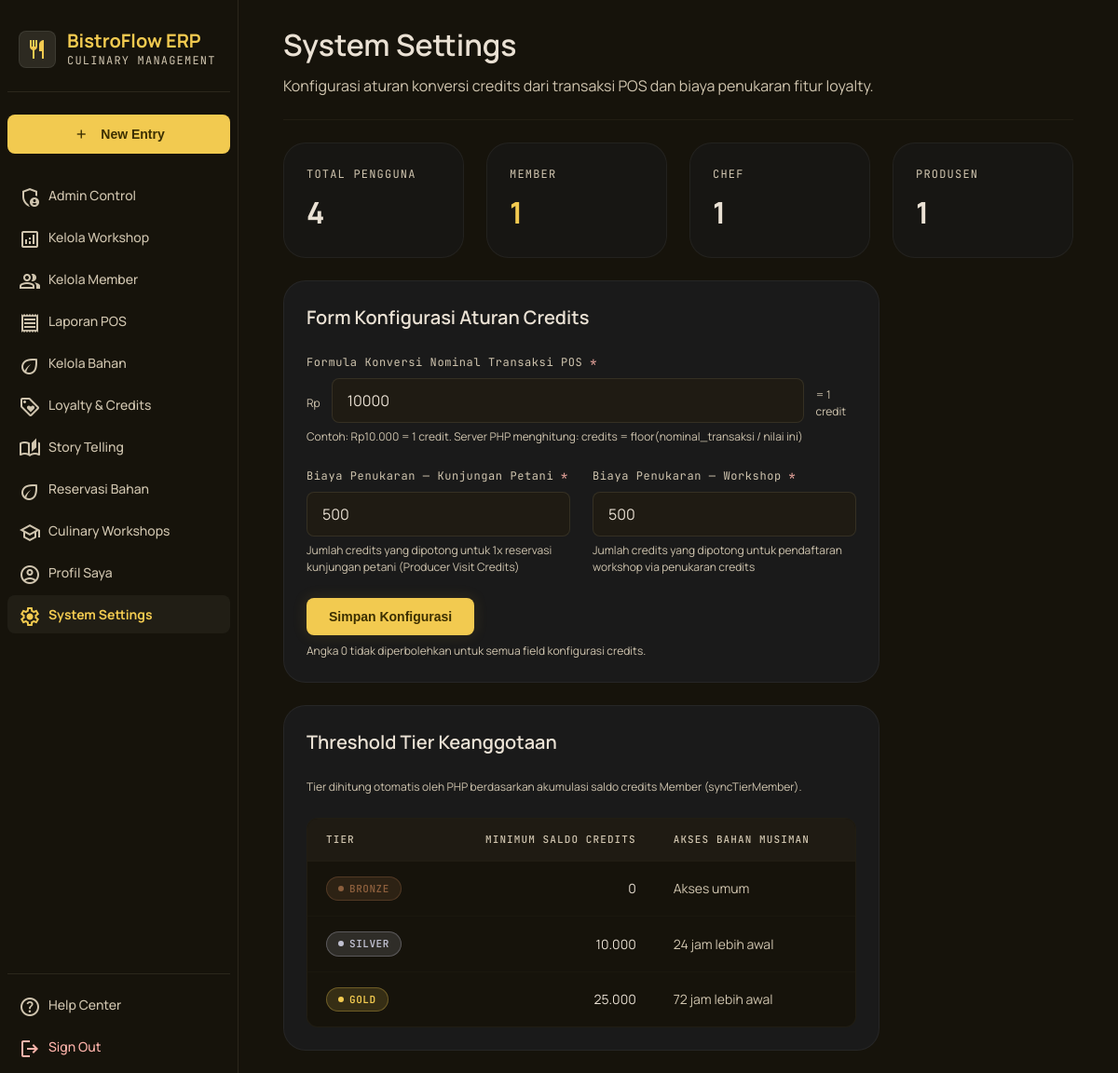
The app's page /admin/konfigurasi.php (signed in) with its own data.
### tables this page shows
CREATE TABLE konfigurasi_credits (
    config_id INT(11) NOT NULL AUTO_INCREMENT,
    aturan_credits_per_nominal INT NOT NULL DEFAULT 10000,
    credits_kunjungan INT NOT NULL DEFAULT 500,
    credits_workshop INT NOT NULL DEFAULT 500,
    PRIMARY KEY (config_id)
);

### includes/functions.php (called while the page is built, shortened)
<?php
function getKonfigurasiCredits(): array
{
    $pdo = getDB();
    $stmt = $pdo->query("SELECT * FROM konfigurasi_credits ORDER BY config_id DESC LIMIT 1");
    $row = $stmt->fetch();
    return $row ?: [
        'aturan_credits_per_nominal' => 10000,
        'credits_kunjungan' => 500,
        'credits_workshop' => 500,
    ];
}

### admin/konfigurasi.php (the view, shortened to what this page needs)
<?php
require_once __DIR__ . '/../includes/functions.php';
$pdo = getDB();
$config = getKonfigurasiCredits();
$stmt = $pdo->query("SELECT COUNT(*) FROM users");
$totalUsers = (int)$stmt->fetchColumn();
$stmt = $pdo->query("SELECT role, COUNT(*) AS jumlah FROM users GROUP BY role");
$roleCounts = ['member' => 0, 'admin' => 0, 'chef' => 0, 'produsen' => 0];
foreach ($stmt->fetchAll() as $row) {
    $roleCounts[$row['role']] = (int)$row['jumlah'];
}
require_once __DIR__ . '/../includes/header.php';
require_once __DIR__ . '/../includes/sidebar.php';
?>
<header class="page-header">
    <div>
        <h2>System Settings</h2>
        <p>Konfigurasi aturan konversi credits dari transaksi POS dan biaya penukaran fitur loyalty.</p>
    </div>
</header>
<div class="stat-grid" style="grid-template-columns: repeat(4, 1fr);">
    <div class="stat-card"><span class="label">Total Pengguna</span><div class="value light"><?= $totalUsers ?></div></div>
    <div class="stat-card"><span class="label">Member</span><div class="value"><?= $roleCounts['member'] ?></div></div>
    <div class="stat-card"><span class="label">Chef</span><div class="value light"><?= $roleCounts['chef'] ?></div></div>
    <div class="stat-card"><span class="label">Produsen</span><div class="value light"><?= $roleCounts['produsen'] ?></div></div>
</div>
<div class="card" style="max-width: 640px;">
    <h3 class="section-title">Form Konfigurasi Aturan Credits</h3>
    <form method="POST">
        <div class="form-group">
            <label for="aturan_credits_per_nominal">Formula Konversi Nominal Transaksi POS <span class="required">*</span></label>
            <div class="flex items-center gap-sm">
                <span class="form-help">Rp</span>
                <input type="number" class="form-control" id="aturan_credits_per_nominal" name="aturan_credits_per_nominal" required min="1" value="<?= (int)$config['aturan_credits_per_nominal'] ?>">
                <span class="form-help">= 1 credit</span>
            </div>
            <p class="form-help">Contoh: Rp10.000 = 1 credit. Server PHP menghitung: credits = floor(nominal_transaksi / nilai ini)</p>
        </div>
        <div class="form-row">
            <div class="form-group">
                <label for="credits_kunjungan">Biaya Penukaran — Kunjungan Petani <span class="required">*</span></label>
                <input type="number" class="form-control" id="credits_kunjungan" name="credits_kunjungan" required min="1" value="<?= (int)$config['credits_kunjungan'] ?>">
                <p class="form-help">Jumlah credits yang dipotong untuk 1x reservasi kunjungan petani (Producer Visit Credits)</p>
            </div>
            <div class="form-group">
                <label for="credits_workshop">Biaya Penukaran — Workshop <span class="required">*</span></label>
                <input type="number" class="form-control" id="credits_workshop" name="credits_workshop" required min="1" value="<?= (int)$config['credits_workshop'] ?>">
                <p class="form-help">Jumlah credits yang dipotong untuk pendaftaran workshop via penukaran credits</p>
            </div>
        </div>
        <button type="submit" class="btn btn-primary"><span class="btn-label">Simpan Konfigurasi</span></button>
        <p class="form-help" style="margin-top:8px;">Angka 0 tidak diperbolehkan untuk semua field konfigurasi credits.</p>
    </form>
</div>
<div class="card" style="max-width: 640px; margin-top: var(--space-md);">
    <h3 class="section-title">Threshold Tier Keanggotaan</h3>
    <p class="form-help" style="margin-bottom: var(--space-md);">Tier dihitung otomatis oleh PHP berdasarkan akumulasi saldo credits Member (syncTierMember).</p>
    <div class="table-wrap">
        <table>
            <thead><tr><th>Tier</th><th class="text-right">Minimum Saldo Credits</th><th>Akses Bahan Musiman</th></tr></thead>
            <tbody>
                <tr><td><span class="badge badge-tier-bronze">Bronze</span></td><td class="text-right">0</td><td class="text-muted">Akses umum</td></tr>
                <tr><td><span class="badge badge-tier-silver">Silver</span></td><td class="text-right">10.000</td><td class="text-muted">24 jam lebih awal</td></tr>
                <tr><td><span class="badge badge-tier-gold">Gold</span></td><td class="text-right">25.000</td><td class="text-muted">72 jam lebih awal</td></tr>
            </tbody>
        </table>
    </div>
</div>
<?php require_once __DIR__ . '/../includes/footer.php'; ?>

### records on screen
konfigurasi_credits: aturan_credits_per_nominal "10000", credits_kunjungan "500", credits_workshop "500"

### other values on screen
$item['label'] "Admin Control"
$item['label'] "Kelola Workshop"
$item['label'] "Kelola Member"
$item['label'] "Laporan POS"
$item['label'] "Kelola Bahan"
$item['label'] "Loyalty & Credits"
$item['label'] "Story Telling"
$item['label'] "Reservasi Bahan"
$item['label'] "Culinary Workshops"
$item['label'] "Profil Saya"
$item['label'] "System Settings"
$totalUsers "4"
$roleCounts['member'] "1"
$roleCounts['chef'] "1"
$roleCounts['produsen'] "1"
